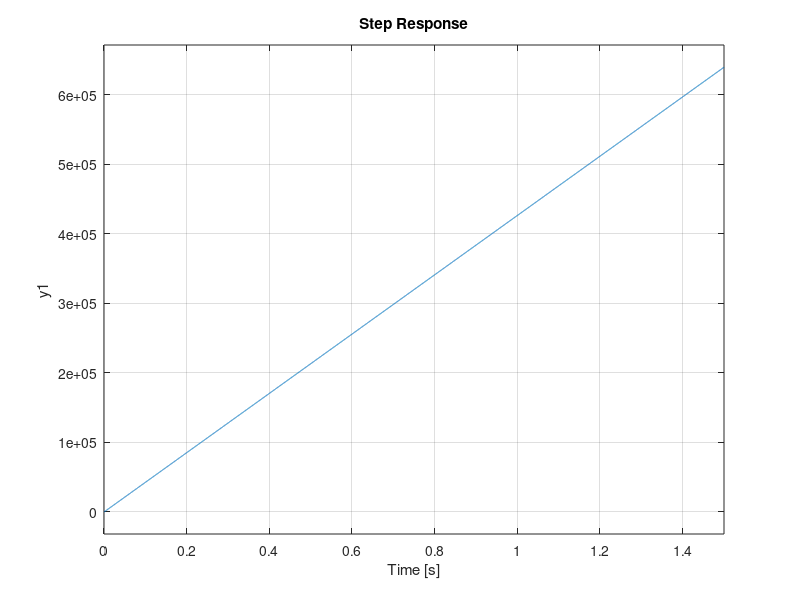

MATLAB code to generate this figure:

clear all;
close all;
clc;

num=[1800];
den=[1*10^-8 6*10^-05 0.0725 0]*pi;
sys=tf(num,den);

ampli=54 ;

step(ampli*sys,1.5);